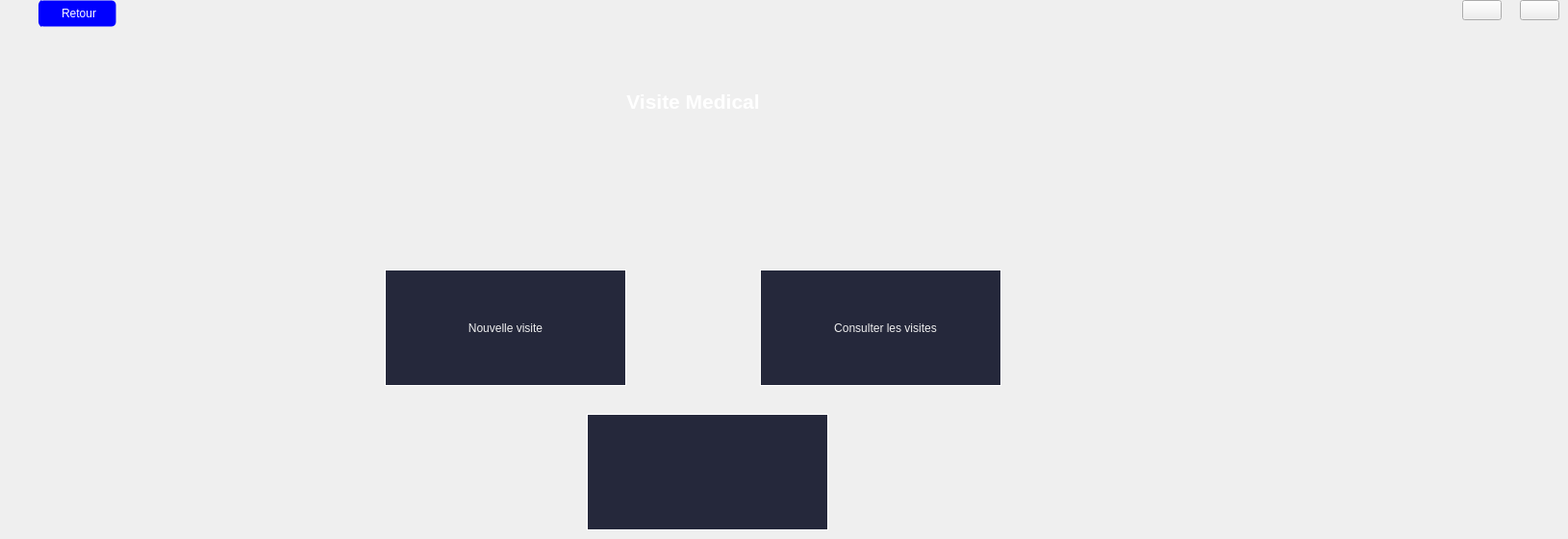
    <widget class="QWidget" name="page">
     <widget class="QLabel" name="titre">
      <property name="geometry">
       <rect>
        <x>540</x>
        <y>80</y>
        <width>361</width>
        <height>51</height>
       </rect>
      </property>
      <property name="styleSheet">
       <string notr="true"/>
      </property>
      <property name="text">
       <string>&lt;html&gt;&lt;head/&gt;&lt;body&gt;&lt;p align=&quot;center&quot;&gt;&lt;span style=&quot; font-size:16pt; font-weight:600; color:#ffffff;&quot;&gt;Visite Medical&lt;/span&gt;&lt;/p&gt;&lt;/body&gt;&lt;/html&gt;</string>
      </property>
     </widget>
     <widget class="QPushButton" name="nouvelle_visite">
      <property name="geometry">
       <rect>
        <x>400</x>
        <y>280</y>
        <width>251</width>
        <height>121</height>
       </rect>
      </property>
      <property name="cursor">
       <cursorShape>PointingHandCursor</cursorShape>
      </property>
      <property name="whatsThis">
       <string>&lt;html&gt;&lt;head/&gt;&lt;body&gt;&lt;pre style=&quot;-qt-paragraph-type:empty; margin-top:12px; margin-bottom:12px; margin-left:10px; margin-right:15px; -qt-block-indent:0; text-indent:0px; font-family:'Courier New'; background-color:#ffffff;&quot;&gt;&lt;br/&gt;&lt;/pre&gt;&lt;/body&gt;&lt;/html&gt;</string>
      </property>
      <property name="styleSheet">
       <string notr="true">QPushButton {
	background-position:  center;
background-color:transparent;
	border: 1px solid white;
color:rgb(238, 238, 238);
background-color:#25283b;




}
QPushButton:hover {

background-color:transparent;
	border: 1px solid #6860f5;



}
</string>
      </property>
      <property name="text">
       <string>Nouvelle visite</string>
      </property>
     </widget>
     <widget class="QPushButton" name="afficher_visite">
      <property name="geometry">
       <rect>
        <x>790</x>
        <y>280</y>
        <width>251</width>
        <height>121</height>
       </rect>
      </property>
      <property name="cursor">
       <cursorShape>PointingHandCursor</cursorShape>
      </property>
      <property name="styleSheet">
       <string notr="true">QPushButton {
	background-position:  center;
background-color:transparent;
	border: 1px solid white;
color:rgb(238, 238, 238);
background-color:#25283b;




}
QPushButton:hover {

background-color:transparent;
	border: 1px solid #6860f5;



}
</string>
      </property>
      <property name="text">
       <string>   Consulter les visites</string>
      </property>
     </widget>
     <widget class="QPushButton" name="anglais">
      <property name="geometry">
       <rect>
        <x>1520</x>
        <y>0</y>
        <width>41</width>
        <height>21</height>
       </rect>
      </property>
      <property name="styleSheet">
       <string notr="true"> QPushButton{

background-image:url(C:/Users/Pavillion/Desktop/E-HEALTH/photo/english);
background-position:  center;
background-repeat:no-repeat;
				   }

</string>
      </property>
      <property name="text">
       <string/>
      </property>
     </widget>
     <widget class="QPushButton" name="francais">
      <property name="geometry">
       <rect>
        <x>1580</x>
        <y>0</y>
        <width>41</width>
        <height>21</height>
       </rect>
      </property>
      <property name="styleSheet">
       <string notr="true"> QPushButton{

background-image:url(C:/Users/Pavillion/Desktop/E-HEALTH/photo/frensh);
background-position:  center;
background-repeat:no-repeat;
				   }

</string>
      </property>
      <property name="text">
       <string/>
      </property>
     </widget>
     <widget class="QPushButton" name="retour_menu">
      <property name="geometry">
       <rect>
        <x>40</x>
        <y>0</y>
        <width>81</width>
        <height>28</height>
       </rect>
      </property>
      <property name="styleSheet">
       <string notr="true">QPushButton {	
border:none;
background-color:#0000FF;
	background-position: left center;

    background-repeat: no-repeat;

	border-radius: 5px;
border:1px solid transparent;
color:rgb(255, 255, 255);
	text-align: center;

border-left:4px solid #0000FF;
	
}
QPushButton:hover {
	background-color:rgb(0, 0, 128);
	
}
QPushButton:pressed {
border:2px solid rgb(0, 0, 128);


}
</string>
      </property>
      <property name="text">
       <string>Retour</string>
      </property>
     </widget>
     <widget class="QPushButton" name="exit_3">
      <property name="geometry">
       <rect>
        <x>610</x>
        <y>430</y>
        <width>251</width>
        <height>121</height>
       </rect>
      </property>
      <property name="cursor">
       <cursorShape>PointingHandCursor</cursorShape>
      </property>
      <property name="styleSheet">
       <string notr="true">QPushButton {
	background-position:  center;
background-color:transparent;
	border: 1px solid white;
color:rgb(238, 238, 238);
background-color:#25283b;


}
QPushButton:hover {

background-color:transparent;
	border: 1px solid #6860f5;




}
</string>
      </property>
      <property name="text">
       <string/>
      </property>
      <property name="icon">
       <iconset>
        <normaloff>../icons/24x24/cil-power-standby.png</normaloff>../icons/24x24/cil-power-standby.png</iconset>
      </property>
      <property name="iconSize">
       <size>
        <width>24</width>
        <height>24</height>
       </size>
      </property>
     </widget>
    </widget>
